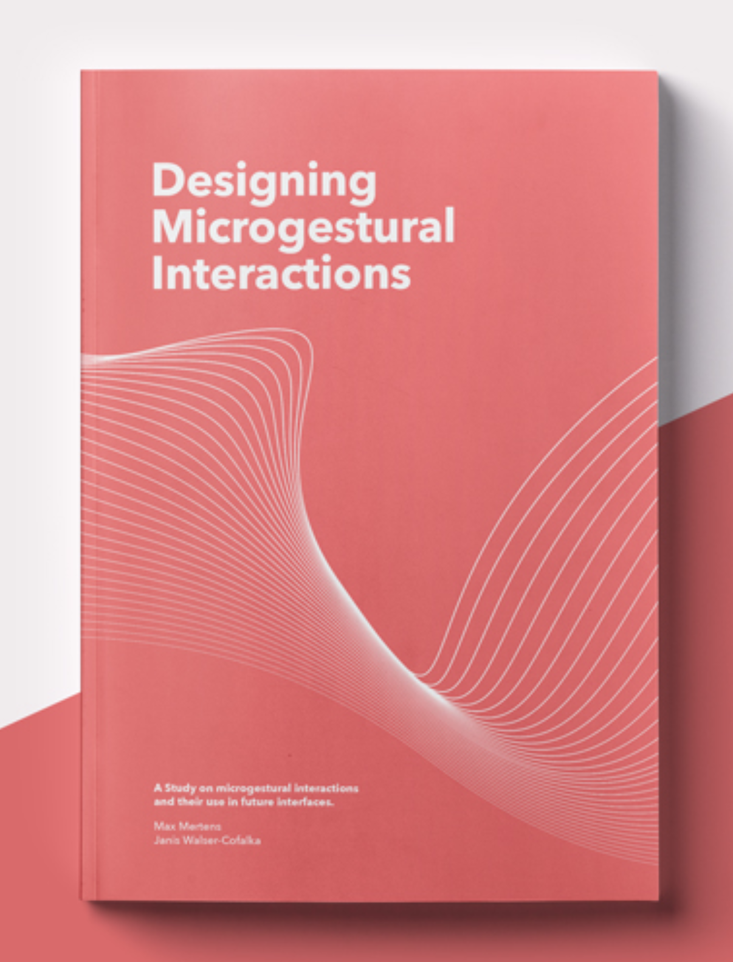
#> input picture OCR/test.png, 733 x 962 px, shrunk from 1206 x 1582 before the run
$ python Recognize_text_01.py test.png   (Python 2 division)
#> lines starting #> are read from the running program, lines starting #| are printed output that depends on the picture
import cv2
import numpy as np
import pytesseract
from PIL import Image
import sys

# Path of working folder on Disk
src_path = str(sys.argv[1])


def get_string(img_path):
    # Read image with opencv
#> called with img_path = 'test.png'
    img = cv2.imread('test.png',0)
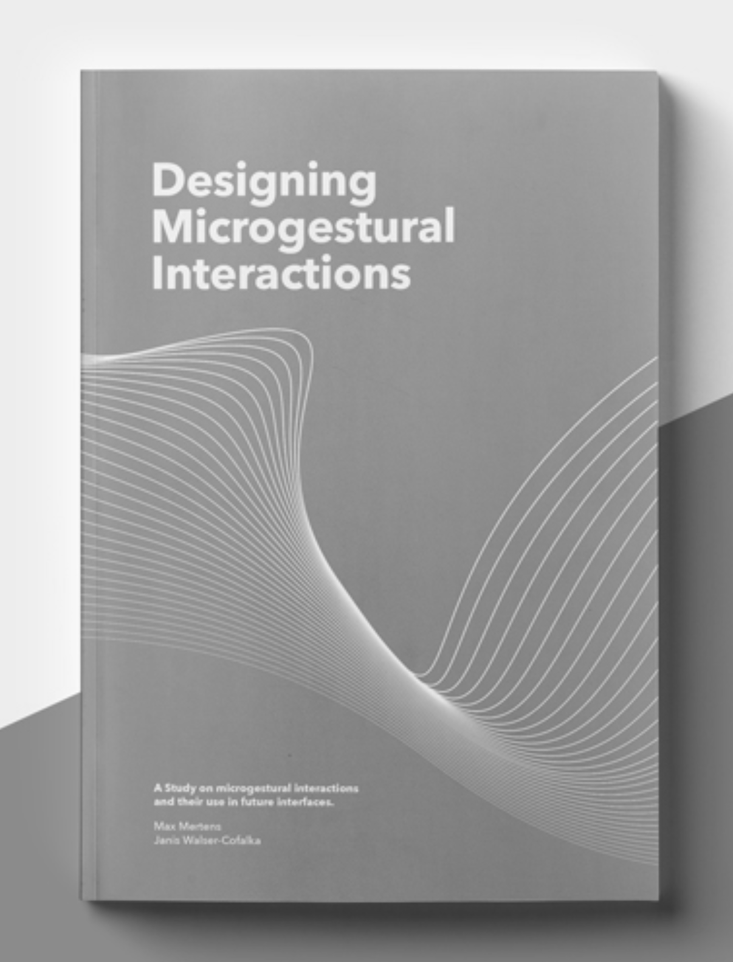
#> img: shape (962, 733); min 55, max 252, mean 158.5

    # Apply dilation and erosion to remove some noise
    kernel = np.ones((1, 1), np.uint8)
    img = cv2.dilate(img, kernel, iterations=1)
    img = cv2.erode(img, kernel, iterations=1)

    cv2.imwrite(src_path + "removed_noise.png", img)

    cv2.imwrite(src_path + "thres.png", img)

    # Recognize text with tesseract for python
#> (the run stopped early here; a loop or call above may not have finished)
